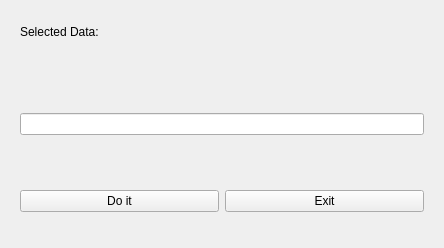
<?xml version="1.0" encoding="UTF-8"?>
<ui version="4.0">
 <class>AdvancedAlgebra_</class>
 <widget class="QWidget" name="AdvancedAlgebra_">
  <property name="geometry">
   <rect>
    <x>0</x>
    <y>0</y>
    <width>444</width>
    <height>248</height>
   </rect>
  </property>
  <property name="sizePolicy">
   <sizepolicy hsizetype="Minimum" vsizetype="Preferred">
    <horstretch>0</horstretch>
    <verstretch>0</verstretch>
   </sizepolicy>
  </property>
  <property name="windowTitle">
   <string>Advanced Algebra</string>
  </property>
  <property name="windowIcon">
   <iconset resource="logo.qrc">
    <normaloff>:/menuIcon/data/sea-lion-2.png</normaloff>:/menuIcon/data/sea-lion-2.png</iconset>
  </property>
  <layout class="QGridLayout" name="gridLayout_3">
   <item row="1" column="0">
    <widget class="QWidget" name="widget" native="true">
     <property name="minimumSize">
      <size>
       <width>300</width>
       <height>0</height>
      </size>
     </property>
     <layout class="QGridLayout" name="gridLayout">
      <item row="2" column="0" colspan="2">
       <widget class="QLineEdit" name="lineEdit">
        <property name="clearButtonEnabled">
         <bool>true</bool>
        </property>
       </widget>
      </item>
     </layout>
    </widget>
   </item>
   <item row="2" column="0">
    <widget class="QWidget" name="widget_2" native="true">
     <property name="minimumSize">
      <size>
       <width>300</width>
       <height>0</height>
      </size>
     </property>
     <layout class="QGridLayout" name="gridLayout_2">
      <item row="0" column="0">
       <widget class="QPushButton" name="pushButton_do_adv">
        <property name="text">
         <string>Do it</string>
        </property>
       </widget>
      </item>
      <item row="0" column="1">
       <widget class="QPushButton" name="pushButton_cancel_adv">
        <property name="text">
         <string>Exit</string>
        </property>
       </widget>
      </item>
     </layout>
    </widget>
   </item>
   <item row="0" column="0">
    <widget class="QWidget" name="widget_3" native="true">
     <layout class="QGridLayout" name="gridLayout_4">
      <item row="0" column="0">
       <widget class="QLabel" name="label">
        <property name="text">
         <string>Selected Data:</string>
        </property>
       </widget>
      </item>
      <item row="1" column="0">
       <widget class="QLabel" name="label_data">
        <property name="text">
         <string/>
        </property>
       </widget>
      </item>
     </layout>
    </widget>
   </item>
  </layout>
 </widget>
 <resources>
  <include location="logo.qrc"/>
 </resources>
 <connections/>
</ui>
